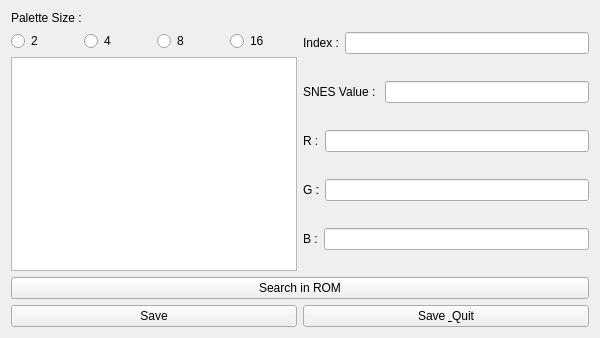
<?xml version="1.0" encoding="UTF-8"?>
<ui version="4.0">
 <class>PaletteEditor</class>
 <widget class="QWidget" name="PaletteEditor">
  <property name="geometry">
   <rect>
    <x>0</x>
    <y>0</y>
    <width>600</width>
    <height>338</height>
   </rect>
  </property>
  <property name="windowTitle">
   <string>Form</string>
  </property>
  <layout class="QHBoxLayout" name="horizontalLayout_9">
   <item>
    <layout class="QVBoxLayout" name="verticalLayout_3">
     <item>
      <layout class="QHBoxLayout" name="horizontalLayout_7">
       <item>
        <layout class="QVBoxLayout" name="verticalLayout_2">
         <item>
          <widget class="QLabel" name="label">
           <property name="text">
            <string>Palette Size :</string>
           </property>
          </widget>
         </item>
         <item>
          <layout class="QHBoxLayout" name="horizontalLayout">
           <item>
            <widget class="QRadioButton" name="paletteSize2Radio">
             <property name="text">
              <string>2</string>
             </property>
             <attribute name="buttonGroup">
              <string notr="true">paletteSizeGroup</string>
             </attribute>
            </widget>
           </item>
           <item>
            <widget class="QRadioButton" name="paletteSize4Radio">
             <property name="text">
              <string>4</string>
             </property>
             <attribute name="buttonGroup">
              <string notr="true">paletteSizeGroup</string>
             </attribute>
            </widget>
           </item>
           <item>
            <widget class="QRadioButton" name="paletteSize8Radio">
             <property name="text">
              <string>8</string>
             </property>
             <attribute name="buttonGroup">
              <string notr="true">paletteSizeGroup</string>
             </attribute>
            </widget>
           </item>
           <item>
            <widget class="QRadioButton" name="paletteSize16Radio">
             <property name="text">
              <string>16</string>
             </property>
             <attribute name="buttonGroup">
              <string notr="true">paletteSizeGroup</string>
             </attribute>
            </widget>
           </item>
          </layout>
         </item>
         <item>
          <widget class="GraphicsPaletteView" name="paletteGView"/>
         </item>
        </layout>
       </item>
       <item>
        <layout class="QVBoxLayout" name="verticalLayout">
         <item>
          <layout class="QHBoxLayout" name="horizontalLayout_6">
           <item>
            <widget class="QLabel" name="label_2">
             <property name="text">
              <string>Index :</string>
             </property>
            </widget>
           </item>
           <item>
            <widget class="QLineEdit" name="lineEditIndex">
             <property name="readOnly">
              <bool>true</bool>
             </property>
            </widget>
           </item>
          </layout>
         </item>
         <item>
          <layout class="QHBoxLayout" name="horizontalLayout_5">
           <item>
            <widget class="QLabel" name="label_6">
             <property name="text">
              <string>SNES Value : </string>
             </property>
            </widget>
           </item>
           <item>
            <widget class="QLineEdit" name="lineEditSnes"/>
           </item>
          </layout>
         </item>
         <item>
          <layout class="QHBoxLayout" name="horizontalLayout_2">
           <item>
            <widget class="QLabel" name="label_3">
             <property name="text">
              <string>R :</string>
             </property>
            </widget>
           </item>
           <item>
            <widget class="QLineEdit" name="lineEditR"/>
           </item>
          </layout>
         </item>
         <item>
          <layout class="QHBoxLayout" name="horizontalLayout_3">
           <item>
            <widget class="QLabel" name="label_4">
             <property name="text">
              <string>G :</string>
             </property>
            </widget>
           </item>
           <item>
            <widget class="QLineEdit" name="lineEditG"/>
           </item>
          </layout>
         </item>
         <item>
          <layout class="QHBoxLayout" name="horizontalLayout_4">
           <item>
            <widget class="QLabel" name="label_5">
             <property name="text">
              <string>B :</string>
             </property>
            </widget>
           </item>
           <item>
            <widget class="QLineEdit" name="lineEditB"/>
           </item>
          </layout>
         </item>
        </layout>
       </item>
      </layout>
     </item>
     <item>
      <widget class="QPushButton" name="searchButton">
       <property name="text">
        <string>Search in ROM</string>
       </property>
      </widget>
     </item>
     <item>
      <layout class="QHBoxLayout" name="horizontalLayout_8">
       <item>
        <widget class="QPushButton" name="pushButton">
         <property name="text">
          <string>Save</string>
         </property>
        </widget>
       </item>
       <item>
        <widget class="QPushButton" name="pushButton_2">
         <property name="text">
          <string>Save &amp; Quit</string>
         </property>
        </widget>
       </item>
      </layout>
     </item>
    </layout>
   </item>
  </layout>
 </widget>
 <customwidgets>
  <customwidget>
   <class>GraphicsPaletteView</class>
   <extends>QGraphicsView</extends>
   <header>graphicspaletteview.h</header>
  </customwidget>
 </customwidgets>
 <resources/>
 <connections/>
 <buttongroups>
  <buttongroup name="paletteSizeGroup"/>
 </buttongroups>
</ui>
